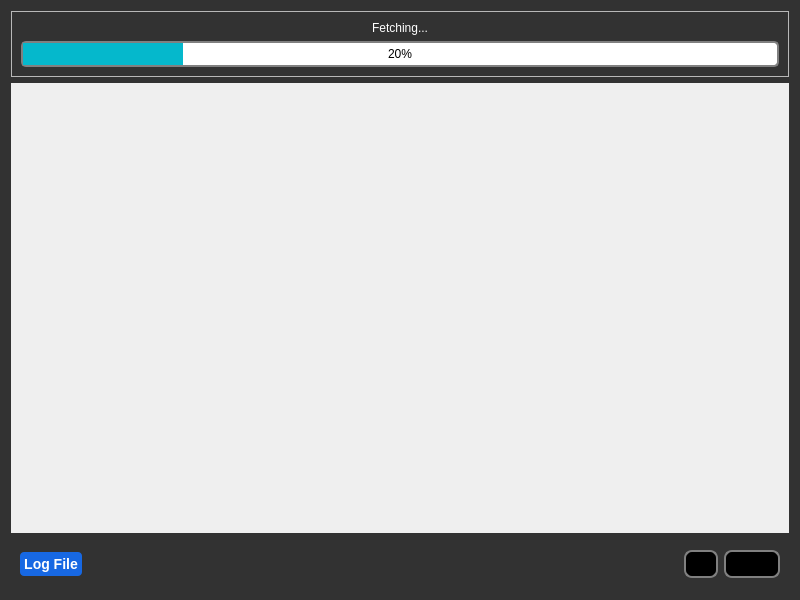
<?xml version="1.0" encoding="UTF-8"?>
<ui version="4.0">
 <class>FetchProgressDialog</class>
 <widget class="QDialog" name="FetchProgressDialog">
  <property name="geometry">
   <rect>
    <x>0</x>
    <y>0</y>
    <width>800</width>
    <height>600</height>
   </rect>
  </property>
  <property name="minimumSize">
   <size>
    <width>680</width>
    <height>0</height>
   </size>
  </property>
  <property name="font">
   <font>
    <pointsize>9</pointsize>
   </font>
  </property>
  <property name="windowTitle">
   <string>Fetch Progress</string>
  </property>
  <property name="styleSheet">
   <string notr="true">QDialog {
background-color: #323232;
}</string>
  </property>
  <layout class="QVBoxLayout" name="verticalLayout">
   <item>
    <widget class="QFrame" name="fetching_frame">
     <property name="sizePolicy">
      <sizepolicy hsizetype="Preferred" vsizetype="Fixed">
       <horstretch>0</horstretch>
       <verstretch>0</verstretch>
      </sizepolicy>
     </property>
     <property name="frameShape">
      <enum>QFrame::StyledPanel</enum>
     </property>
     <property name="frameShadow">
      <enum>QFrame::Raised</enum>
     </property>
     <layout class="QVBoxLayout" name="verticalLayout_2">
      <item>
       <widget class="QLabel" name="status_label">
        <property name="sizePolicy">
         <sizepolicy hsizetype="Preferred" vsizetype="Fixed">
          <horstretch>0</horstretch>
          <verstretch>0</verstretch>
         </sizepolicy>
        </property>
        <property name="styleSheet">
         <string notr="true">color: white;</string>
        </property>
        <property name="text">
         <string>Fetching...</string>
        </property>
        <property name="alignment">
         <set>Qt::AlignCenter</set>
        </property>
       </widget>
      </item>
      <item>
       <widget class="QProgressBar" name="progress_bar">
        <property name="sizePolicy">
         <sizepolicy hsizetype="Expanding" vsizetype="Fixed">
          <horstretch>0</horstretch>
          <verstretch>0</verstretch>
         </sizepolicy>
        </property>
        <property name="styleSheet">
         <string notr="true">QProgressBar {
    border: 2px solid grey;
    border-radius: 5px;
    text-align: center;
}

QProgressBar::chunk {
    background-color: #05B8CC;
    width: 20px;
}</string>
        </property>
        <property name="value">
         <number>20</number>
        </property>
       </widget>
      </item>
     </layout>
    </widget>
   </item>
   <item>
    <widget class="QScrollArea" name="results_scroll_area">
     <property name="sizePolicy">
      <sizepolicy hsizetype="Expanding" vsizetype="Minimum">
       <horstretch>0</horstretch>
       <verstretch>0</verstretch>
      </sizepolicy>
     </property>
     <property name="styleSheet">
      <string notr="true">QScrollArea {
	background-color: #1E1E1E;
	border-radius: 4px;
}


QScrollBar:vertical {
    background: #2A2A2A;
    width: 15px;
    margin: 15px 0 15px 0;
    border: 1px transparent #2A2A2A;
    border-radius: 4px;
}

QScrollBar::handle:vertical {
    background: #5A5A5A;
    min-height: 20px;
    border-radius: 4px;
}

QScrollBar::add-line:vertical {
    background: none;
    height: 0px;
    subcontrol-position: bottom;
    subcontrol-origin: margin;
}

QScrollBar::sub-line:vertical {
    background: none;
    height: 0px;
    subcontrol-position: top;
    subcontrol-origin: margin;
}

QScrollBar::up-arrow:vertical, QScrollBar::down-arrow:vertical {
    background: none;
}

QScrollBar::add-page:vertical, QScrollBar::sub-page:vertical {
    background: none;
}</string>
     </property>
     <property name="widgetResizable">
      <bool>true</bool>
     </property>
     <widget class="QWidget" name="scroll_area_widget_contents">
      <property name="geometry">
       <rect>
        <x>0</x>
        <y>0</y>
        <width>776</width>
        <height>430</height>
       </rect>
      </property>
      <layout class="QVBoxLayout" name="scroll_area_vertical_layout"/>
     </widget>
    </widget>
   </item>
   <item>
    <widget class="QFrame" name="horizontalFrame">
     <property name="maximumSize">
      <size>
       <width>16777215</width>
       <height>50</height>
      </size>
     </property>
     <layout class="QHBoxLayout" name="horizontalLayout">
      <item alignment="Qt::AlignLeft">
       <widget class="QPushButton" name="log_file_button">
        <property name="styleSheet">
         <string notr="true">QPushButton {
    background-color: #1768E3; 
    color: #FFFFFF;
	font: bold;
   border-radius: 4px;
text-align: center;
font-size: 14px;
padding: 4px;
}

</string>
        </property>
        <property name="text">
         <string>Log File</string>
        </property>
       </widget>
      </item>
      <item alignment="Qt::AlignRight">
       <widget class="QDialogButtonBox" name="buttonBox">
        <property name="styleSheet">
         <string notr="true">border: 2px solid grey;
border-radius: 8px;
background-color: #000000;
font-size: 14px;
padding: 4px;</string>
        </property>
        <property name="standardButtons">
         <set>QDialogButtonBox::Cancel|QDialogButtonBox::Ok</set>
        </property>
        <property name="centerButtons">
         <bool>true</bool>
        </property>
       </widget>
      </item>
     </layout>
    </widget>
   </item>
  </layout>
 </widget>
 <tabstops>
  <tabstop>results_scroll_area</tabstop>
  <tabstop>log_file_button</tabstop>
 </tabstops>
 <resources/>
 <connections/>
</ui>
